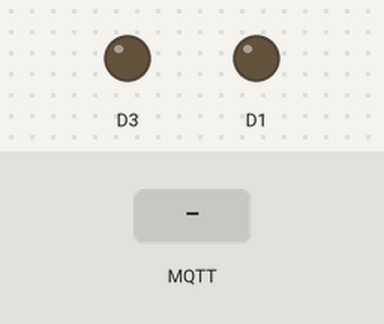
A sketch run on a simulated ESP8266 (NodeMCU). Parts: output pins drawn as LEDs (lit = HIGH). Inputs (shaded band) come from the test bench. WiFi joins after 1.5 s; servers stay silent unless stated; random numbers use the default seed unless the sketch sets one; no MQTT or app messages arrive unless stated; what the sketch prints to the serial monitor is not drawn.

Above: at 5.7 s.
5.8 s: MQTT message "5" arrives on the first subscribed topic
At 6.1 s:
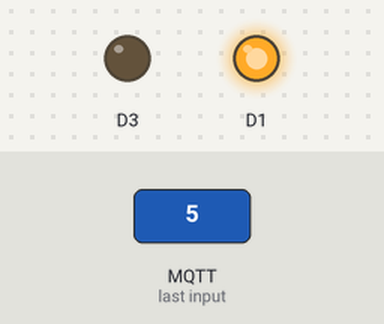
8.8 s: MQTT message "0" arrives on the first subscribed topic
At 9.6 s:
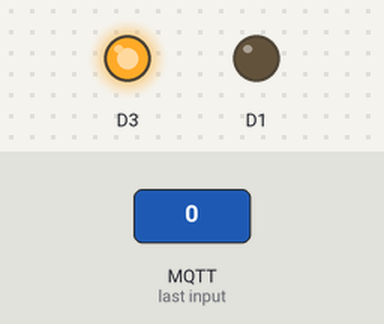
11.8 s: MQTT message "90" arrives on the first subscribed topic
At 13.0 s:
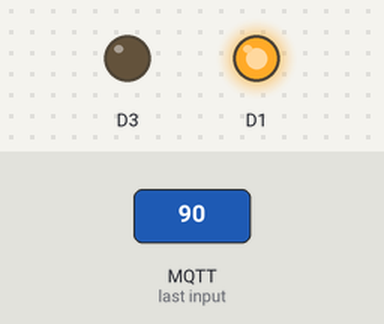
13.3 s: MQTT message "on" arrives on the first subscribed topic
At 14.2 s:
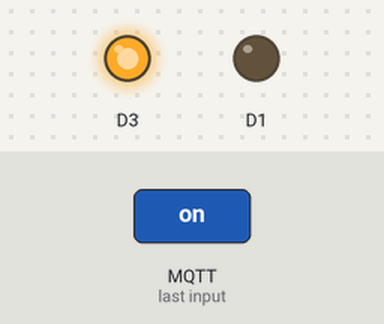
Timing chart, 0 to 16.3 s (numbered marks = the images above; inputs shaded):
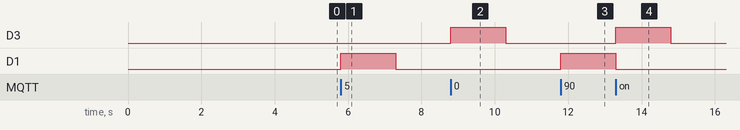

Measured:
- after the input at 5.8 s, D1: LOW → HIGH at once, → LOW 1.5 s later
- after the input at 8.8 s, D3: LOW → HIGH at once, → LOW 1.5 s later
- after the input at 11.8 s, D1: LOW → HIGH at once
- after the input at 13.3 s, D3: LOW → HIGH at once, → LOW 1.5 s later; D1: HIGH → LOW at once

The sketch:

Motor_Skylight.ino
```cpp
#include <EEPROM.h>

/*
  Basic ESP8266 MQTT example

  This sketch demonstrates the capabilities of the pubsub library in combination
  with the ESP8266 board/library.

  It connects to an MQTT server then:
  - publishes "hello world" to the topic "outTopic" every two seconds
  - subscribes to the topic "inTopic", printing out any messages
    it receives. NB - it assumes the received payloads are strings not binary
  - If the first character of the topic "inTopic" is an 1, switch ON the ESP Led,
    else switch it off

  It will reconnect to the server if the connection is lost using a blocking
  reconnect function. See the 'mqtt_reconnect_nonblocking' example for how to
  achieve the same result without blocking the main loop.

  To install the ESP8266 board, (using Arduino 1.6.4+):
  - Add the following 3rd party board manager under "File -> Preferences -> Additional Boards Manager URLs":
       http://arduino.esp8266.com/stable/package_esp8266com_index.json
  - Open the "Tools -> Board -> Board Manager" and click install for the ESP8266"
  - Select your ESP8266 in "Tools -> Board"

*/

#include <ESP8266WiFi.h>
#include <PubSubClient.h>
#define MQTT_HOST   "192.168.0.15"
#define MQTT_PORT   1883
#define MQTT_TOPIC  "/homeassistant/staircase/window/motor/status"
#define MQTT_IN_TOPIC "/homeassistant/staircase/window/motor/set"
#define MQTT_USER "ha1"
#define MQTT_PASS "ha1"
#define esp_id "ESP-Motor-1"
#define SPR  300 //seconds per rotation, defines delay during opening and closing


// Update these with values suitable for your network.

const char* ssid = "****";
const char* password = "****";
const char* mqtt_server = "****";

WiFiClient espClient;
PubSubClient client(espClient);

long lastMsg = 0;
long lastStatus = 0;
char msg[50];
boolean motor_on = 0;
boolean opening = 0;
int status;
unsigned long motor_timer;
unsigned long motor_timeout;

void setup_wifi() {

  delay(10);
  // We start by connecting to a WiFi network
  Serial.println();
  Serial.print("Connecting to ");
  Serial.println(ssid);

  WiFi.begin(ssid, password);

  while (WiFi.status() != WL_CONNECTED) {
    delay(500);
    Serial.print(".");
  }

  randomSeed(micros());

  Serial.println("");
  Serial.println("WiFi connected");
  Serial.println("IP address: ");
  Serial.println(WiFi.localIP());
}
/*void window_open (int val)
  {
  if (val > 100) {
    val = 100;
  }
  digitalWrite(D3, LOW);   // DA LOW
  digitalWrite(D1, HIGH);   // PWM_A HIGH
  Serial.print("Opening...");
  //motor_on = 1;
  //  delay(val * SPR);
  //  digitalWrite(D1, LOW);   // PWM_A LOW
  //  Serial.println("...Done");

  //  status = status + val;
  }
*/
void window_close (int val)
{
  digitalWrite(D3, HIGH);   // DA HIGH
  digitalWrite(D1, LOW);   // PWM_A HIGH
  Serial.print("Closing...");

  delay(val * SPR);
  //  Serial.println("...Done");
  //motor_on = 1;
  digitalWrite(D1, LOW);   // PWM_A LOW
  //  status = status - val;

  // wait
}
void callback(char* topic, byte* payload, unsigned int length) {
  Serial.print("Message arrived [");
  Serial.print(topic);
  Serial.print("] ");
  int payload_value = atoi((const char *)payload);


  Serial.print (payload_value);


  if ((payload_value) >= status ) { // open more
    digitalWrite(D3, LOW);   // DA LOW
    digitalWrite(D1, HIGH);   // PWM_A HIGH
    Serial.print("Opening to...");
    motor_on = 1;
    opening = 1;
    motor_timeout = (payload_value - status) * SPR;
    Serial.println (payload_value - status);
    //window_open(payload_value - status);
    // but actually the LED is on; this is because
    // it is active low on the ESP-01)
  }
  else if (payload_value == 0) {         // completely close
    digitalWrite(D3, HIGH);   // DA HIGH
    digitalWrite(D1, LOW);   // PWM_A HIGH
    Serial.print("Closing to...");
    motor_on = 1;
    opening = 0;
    motor_timeout = status  * SPR; // so it is closed for sure
    Serial.println (status - payload_value);

    //status = 0;
  }
  else {
    digitalWrite(D3, HIGH);   // DA HIGH
    digitalWrite(D1, LOW);   // PWM_A HIGH
    Serial.print("Closing...");
    motor_on = 1;
    opening = 0;
    motor_timeout = (status - payload_value) * SPR; //close a value
    //window_close(status - payload_value);
    Serial.println (status - payload_value );


  }

  motor_timer = millis();
  //snprintf(msg, sizeof(msg), "%d", status);
  Serial.print("motor_timer reset, start moving ");

  Serial.println(motor_timeout);
  //client.publish(MQTT_TOPIC, msg);


}

void reconnect() {
  // Loop until we're reconnected
  while (!client.connected()) {
    Serial.print("Attempting MQTT connection...");
    // Create a random client ID
    String clientId = "ESP8266Client-";
    clientId += String(random(0xffff), HEX);
    // Attempt to connect
    if (client.connect(esp_id, MQTT_USER, MQTT_PASS, MQTT_TOPIC, 0, 1, "offline")) {
      Serial.println("connected");
      // Once connected, publish an announcement...
      client.publish(MQTT_TOPIC, "Online");
      // ... and resubscribe
      client.subscribe(MQTT_IN_TOPIC);
    } else {
      Serial.print("failed, rc=");
      Serial.print(client.state());
      Serial.println(" try again in 5 seconds");
      // Wait 5 seconds before retrying
      delay(5000);
    }
  }
}

void setup() {
  window_close(10);
  Serial.begin(115200);
  setup_wifi();
  client.setServer(MQTT_HOST, MQTT_PORT);

  client.setCallback(callback);
  // Motor initialisation
  pinMode(D1, OUTPUT); // инициализируем Pin как выход
  pinMode(D3, OUTPUT); // инициализируем Pin как выход
  digitalWrite(D3, LOW);   // DA HIGH
  digitalWrite(D1, LOW);   // PWM_A HIGH

  status = 0;


}

void loop() {

  if (!client.connected()) {
    reconnect();
  }
  client.loop();

  long unsigned now = millis();
  if (now - lastMsg > 60000) {      //every 1 min send status
    lastMsg = now;
    //snprintf (msg, 50, "I am ok #%ld", value);
    snprintf(msg, sizeof(msg), "%d", status);
    Serial.print("Publish message: ");
    Serial.println(msg);
    client.publish(MQTT_TOPIC, msg);
  }
  if (motor_on) {
    if (now - motor_timer >= motor_timeout) {   //if time is out stop motor
      digitalWrite(D1, LOW);       //stop motor
      digitalWrite(D3, LOW);

      motor_on = 0;
    }
    if (now - lastStatus >= SPR) {    //every 1 sec update status on moving motor
      lastStatus = now;

      if (opening == 0) {
        status--;
        if (status < 0) {
          status = 0;
        }
      }
      else {
        status++;
        if (status >100) {
          status = 100;
        }

      }
      snprintf(msg, sizeof(msg), "%d", status);
      Serial.print("Publish message: ");
      Serial.println(msg);
      client.publish(MQTT_TOPIC, msg);  // send status of moving motor
    }

  }

}
```
